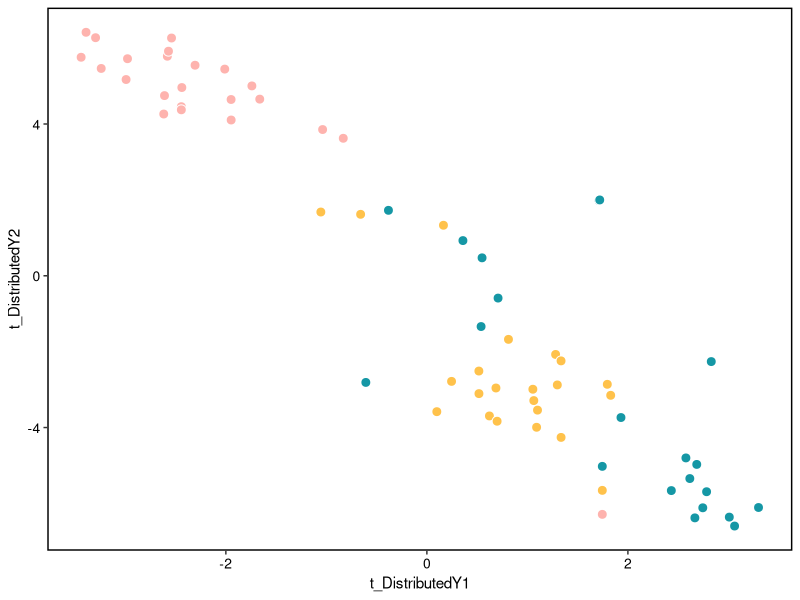

Write the R code that produced this figure.
rm(list = ls())

library(Rtsne)
library(ggplot2)
library(RColorBrewer)

# -------------------------
# 2. Read input data
# -------------------------
data_raw <- read.csv(
  file = "data/cell_EV.csv",
  header = TRUE,
  sep = ",",
  stringsAsFactors = FALSE
)

head(data_raw)
head(as.matrix(data_raw[, 1:10]))

# Extract feature matrix
feature_matrix <- as.matrix(data_raw[, 1:10])

# -------------------------
# 3. Run t-SNE
# -------------------------
set.seed(15)

tsne_out <- Rtsne(
  feature_matrix,
  perplexity = 20
)

head(tsne_out$Y)
str(tsne_out$Y)

# Check group information
str(data_raw$group)

# -------------------------
# 4. Prepare plotting data
# -------------------------
plot_data <- data.frame(
  tsne_out$Y,
  data_raw$group
)

colnames(plot_data) <- c(
  "t_DistributedY1",
  "t_DistributedY2",
  "Group"
)

# -------------------------
# 5. Draw t-SNE plot
# -------------------------
p <- ggplot(
  data = plot_data,
  aes(
    x = t_DistributedY1,
    y = t_DistributedY2,
    fill = Group
  )
) +
  geom_point(
    size = 3,
    colour = "white",
    alpha = 1,
    shape = 21
  ) +
  scale_fill_manual(
    values = c("#1597A5", "#FFC24B", "#FEB3AE")
  ) +
  theme_test() +
  theme(
    panel.border = element_rect(
      fill = NA,
      color = "black",
      linewidth = 1,
      linetype = "solid"
    ),
    text = element_text(size = 12, face = "plain", color = "black"),
    axis.title = element_text(size = 11, face = "plain", color = "black"),
    axis.text = element_text(size = 10, face = "plain", color = "black"),
    legend.title = element_text(size = 0, face = "plain", color = "black"),
    legend.text = element_text(size = 0, face = "plain", color = "black"),
    legend.background = element_blank(),
    legend.position = c(0.75, 0.12)
  )

print(p)

# -------------------------
# 6. Save the figure
# -------------------------
ggsave(
  filename = "tSNE_cell.tiff",
  plot = p,
  width = 5,
  height = 4,
  units = "in",
  dpi = 300
)
